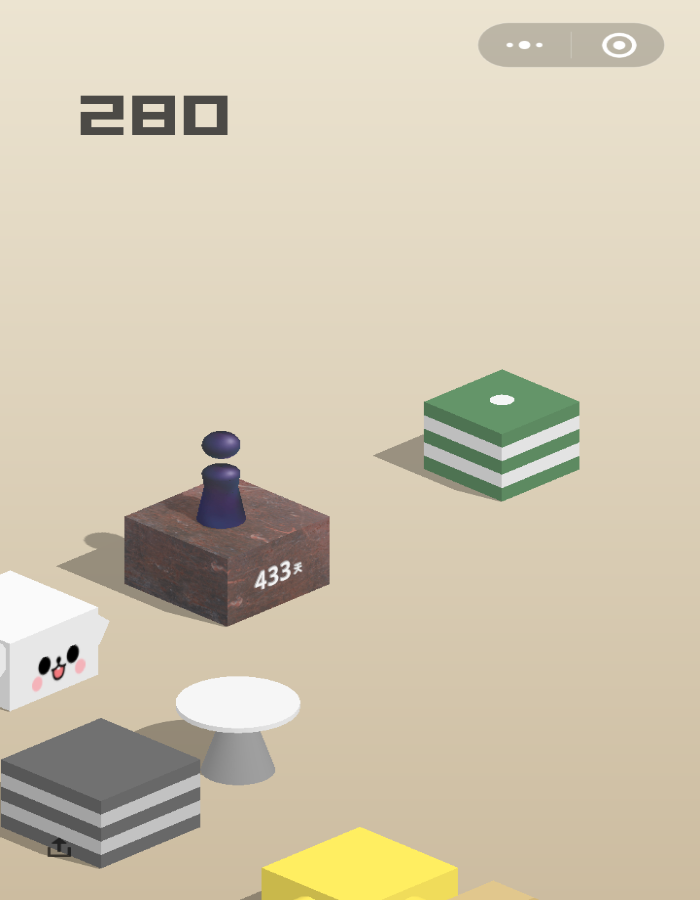
#> input picture test_data/57.png, 700 x 900 px, found by its file name
$ python canny.py   (older library calls are emulated)
#> lines starting #> are read from the running program, lines starting #| are printed output that depends on the picture; after the words box and inside, x2 and y2 are one past the last pixel; in counts of white or black regions, pixels touching at a corner belong together
import cv2 as cv
import numpy as np

img = cv.imread('57.png',1)
#> img is the input picture: shape (900, 700, 3); mean B, G, R 176.4, 198.9, 209

img1 = cv.Canny(img,50,100)
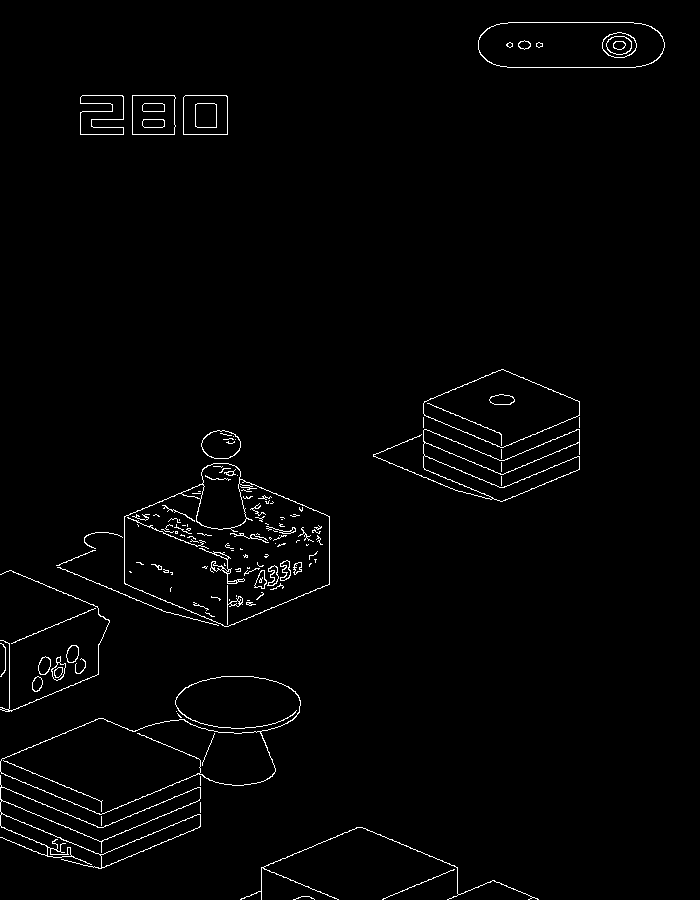
#> img1: shape (900, 700); 1.6% white in thin lines or dots

canvas  = np.copy(img)

img,contours,hed = cv.findContours(img1, cv.RETR_EXTERNAL, cv.CHAIN_APPROX_SIMPLE)
#> contours = 33 contours, 17 with area under 20; largest, box (x1, y1, x2, y2) and area: (124, 463, 330, 627) 23115, (0, 676, 301, 815) 15994, (478, 22, 665, 68) 7746, (423, 369, 580, 448) 7157, (373, 429, 580, 502) 4248; hed = 33 rows, first 6: [1, -1, -1, -1], [2, 0, -1, -1], [3, 1, -1, -1], [4, 2, -1, -1], [5, 3, -1, -1], [6, 4, -1, -1]

for c in contours:
    if cv.contourArea(c)>800:

        x,y,w,h = cv.boundingRect(c)
        if x<140:
            cv.rectangle(canvas,(x,y),(x+w,y+h),(255,255,0),5)
            cv.circle(canvas,(int(x+w/2),int(y+h/2)),5,(0,0,255),-1)
            cv.imshow('canvas',canvas)
#> this loop made 33 passes
#> (x, y, w, h) on passes 7, 10, 23, 25, 26, 29, 30, 31, 32, 33: (0, 775, 201, 94), (0, 676, 301, 139), (124, 463, 206, 164), (201, 430, 40, 29), (373, 429, 207, 73), (423, 369, 157, 79), (183, 95, 45, 40), (132, 95, 44, 40), (80, 95, 44, 40), (478, 22, 187, 46)
#> c on passes 4, 5, 6, 9, 22, 24: [[101, 816], [101, 825]], [[200, 802], [200, 812]], [[200, 776], [200, 785]], [[176, 711]], [[501, 476], [501, 485]], [[501, 449], [501, 458]]
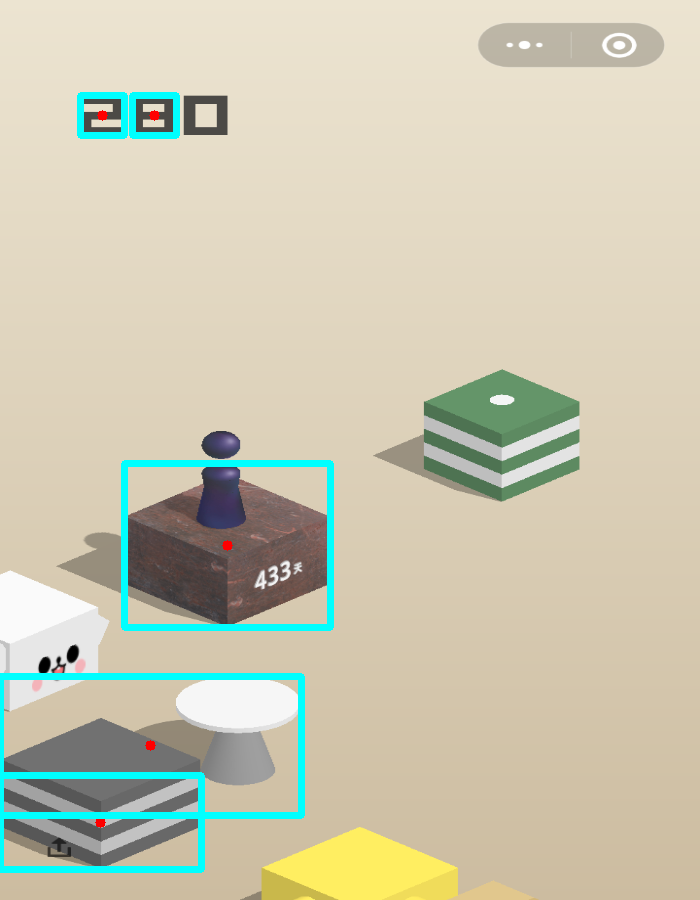
#> canvas: shape (900, 700, 3); 2.72% of pixels changed, all inside (x1, y1, x2, y2) = (0, 92, 334, 873)

cv.imshow('img1',img1)
#cv.imshow('img',img)
cv.waitKey(0)
cv.destroyAllWindows()

$ run again, with test_data/0.png copied over test_data/57.png
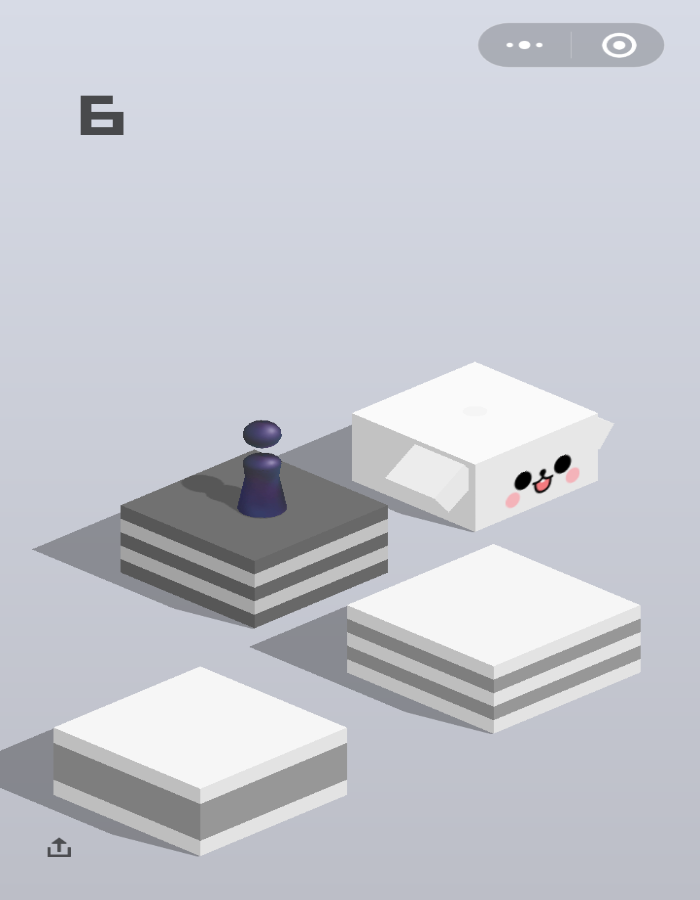
#> input picture test_data/0.png, 700 x 900 px, found by its file name
#> img is the input picture: shape (900, 700, 3); mean B, G, R 207.8, 199.9, 197.6
#> `img1 = cv.Canny(img,50,100)`:
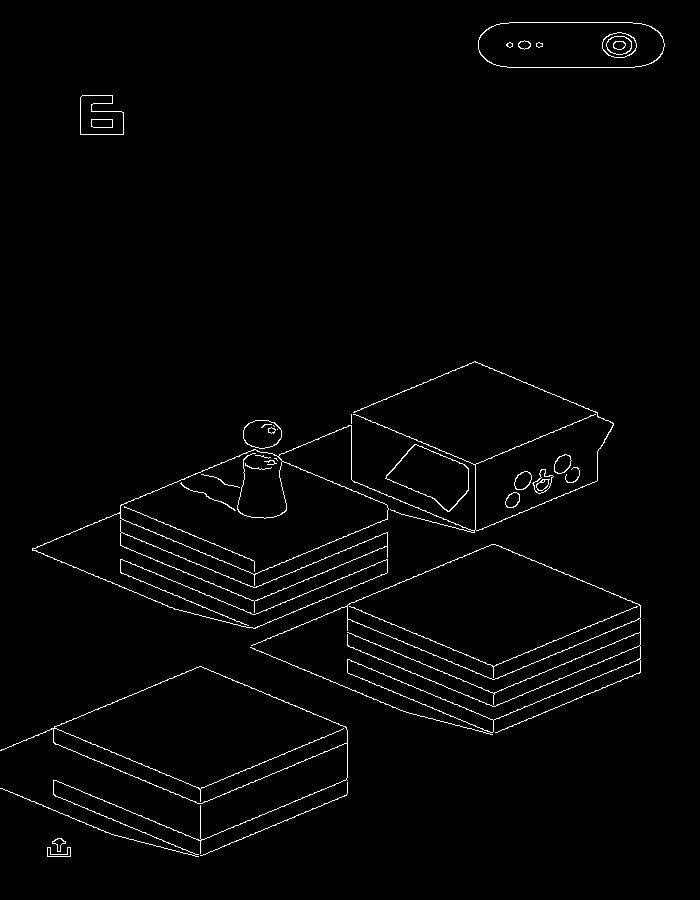
#> img1: shape (900, 700); 1.7% white in thin lines or dots, all inside (x1, y1, x2, y2) = (0, 22, 665, 857)
#> contours = 17 contours, 3 with area under 20; largest, box (x1, y1, x2, y2) and area: (250, 544, 641, 735) 24042, (0, 666, 348, 857) 22558, (32, 361, 614, 629) 18748, (478, 22, 665, 68) 7740, (120, 520, 388, 613) 3624; hed = 17 rows, first 6: [1, -1, -1, -1], [2, 0, -1, -1], [3, 1, -1, -1], [4, 2, -1, -1], [5, 3, -1, -1], [6, 4, -1, -1]
#> the loop `for c in contours:` made 17 passes
#> (x, y, w, h) on passes 4, 5, 6, 12, 13, 15, 16, 17: (0, 666, 348, 191), (250, 544, 391, 191), (120, 520, 268, 93), (385, 444, 84, 68), (243, 420, 39, 29), (32, 361, 582, 268), (80, 95, 44, 40), (478, 22, 187, 46)
#> after the loop `for c in contours:`:
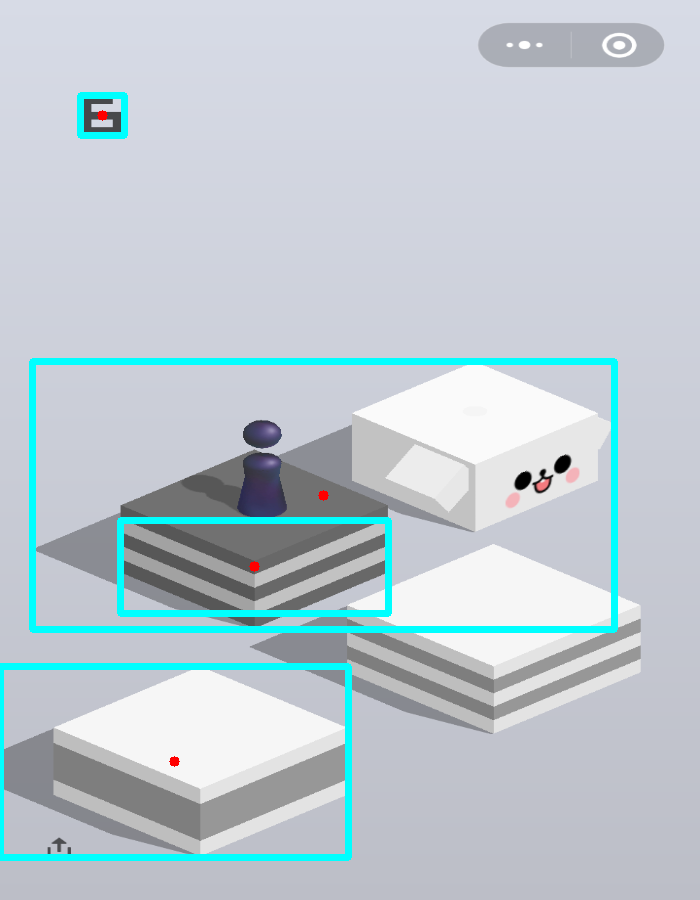
#> canvas: shape (900, 700, 3); 4.02% of pixels changed, all inside (x1, y1, x2, y2) = (0, 92, 618, 861)

$ run again, with test_data/10.png copied over test_data/57.png
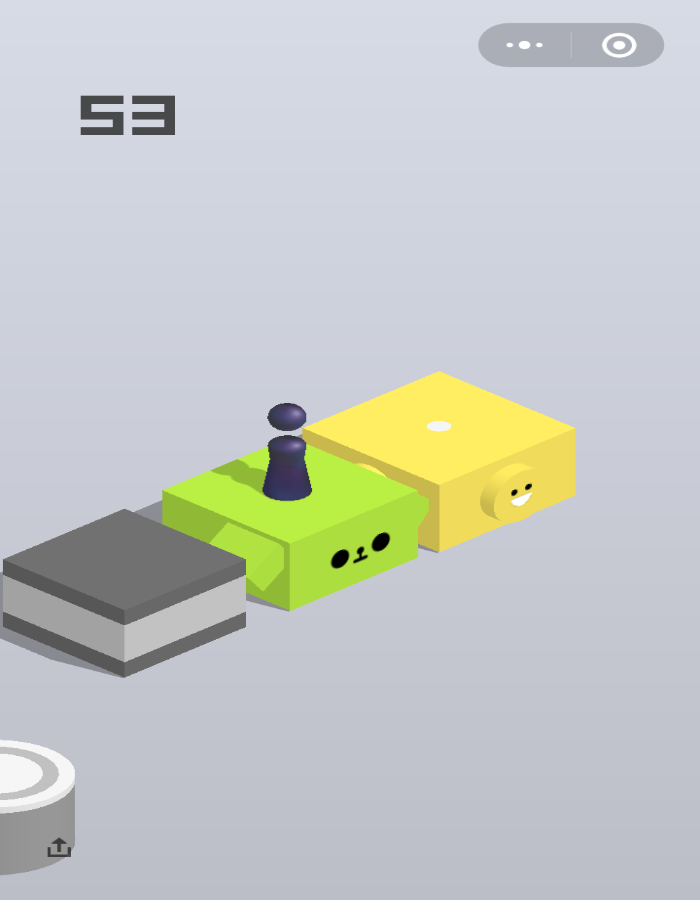
#> input picture test_data/10.png, 700 x 900 px, found by its file name
#> img is the input picture: shape (900, 700, 3); mean B, G, R 197.2, 200.8, 197
#> `img1 = cv.Canny(img,50,100)`:
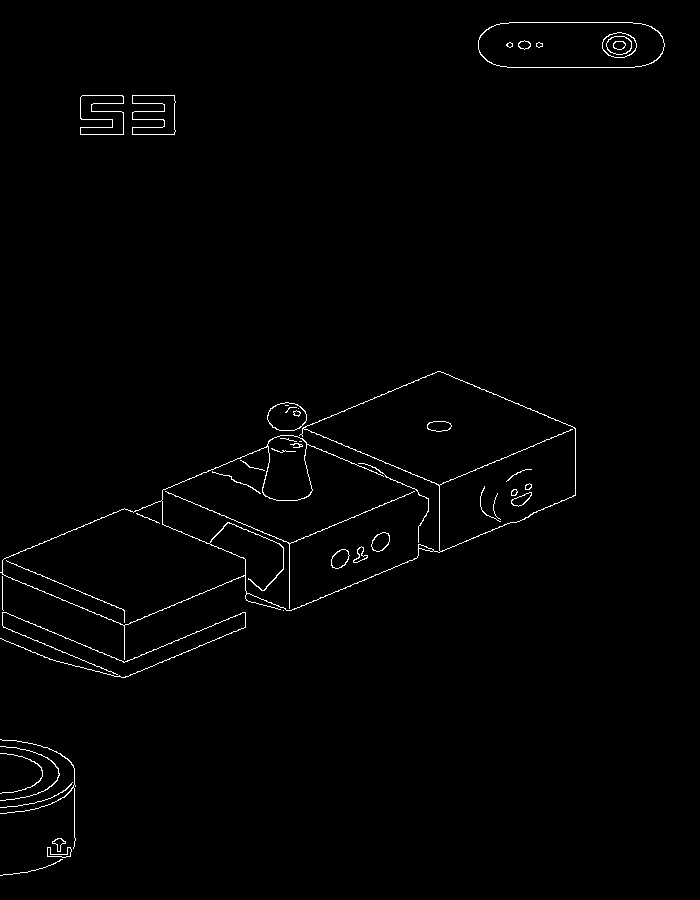
#> img1: shape (900, 700); 1.1% white in thin lines or dots
#> contours = 22 contours, 7 with area under 20; largest, box (x1, y1, x2, y2) and area: (0, 371, 576, 660) 43942, (478, 22, 665, 68) 7740, (80, 95, 124, 135) 1164, (132, 95, 176, 135) 1135, (267, 402, 307, 431) 864; hed = 22 rows, first 6: [1, -1, -1, -1], [2, 0, -1, -1], [3, 1, -1, -1], [4, 2, -1, -1], [5, 3, -1, -1], [6, 4, -1, -1]
#> the loop `for c in contours:` made 22 passes
#> (x, y, w, h) on passes 18 to 22: (267, 402, 40, 29), (0, 371, 576, 289), (132, 95, 44, 40), (80, 95, 44, 40), (478, 22, 187, 46)
#> after the loop `for c in contours:`:
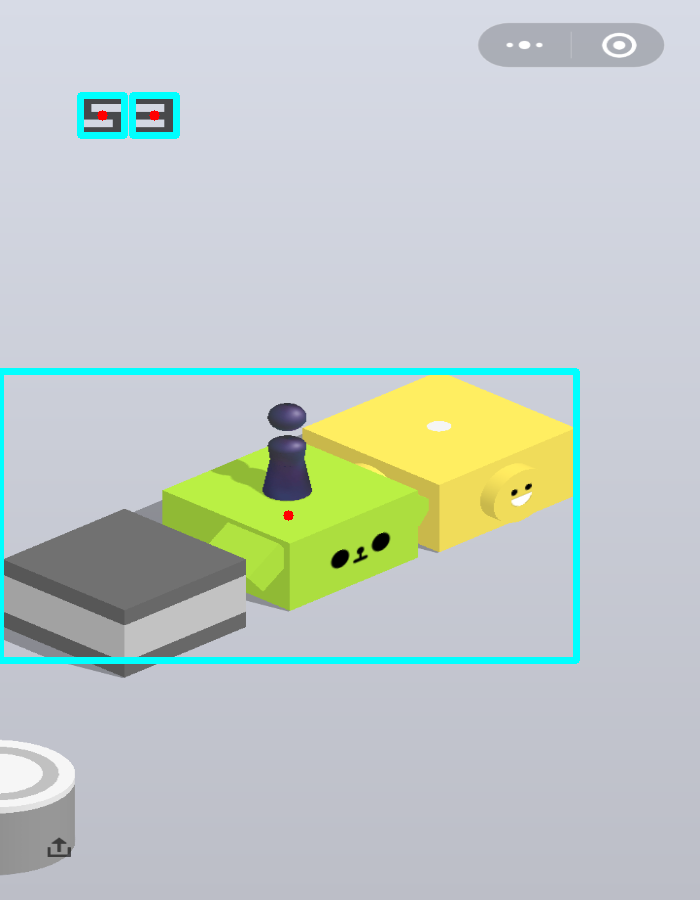
#> canvas: shape (900, 700, 3); 2.19% of pixels changed, all inside (x1, y1, x2, y2) = (0, 92, 580, 664)

$ run again, with test_data/100.png copied over test_data/57.png
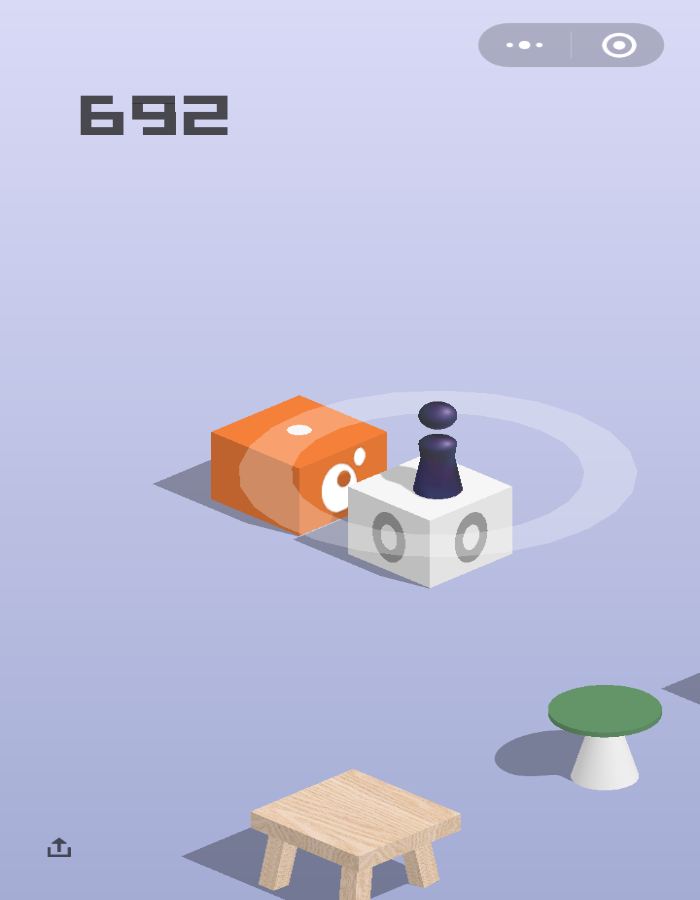
#> input picture test_data/100.png, 700 x 900 px, found by its file name
#> img is the input picture: shape (900, 700, 3); mean B, G, R 219.3, 191.5, 190.3
#> `img1 = cv.Canny(img,50,100)`:
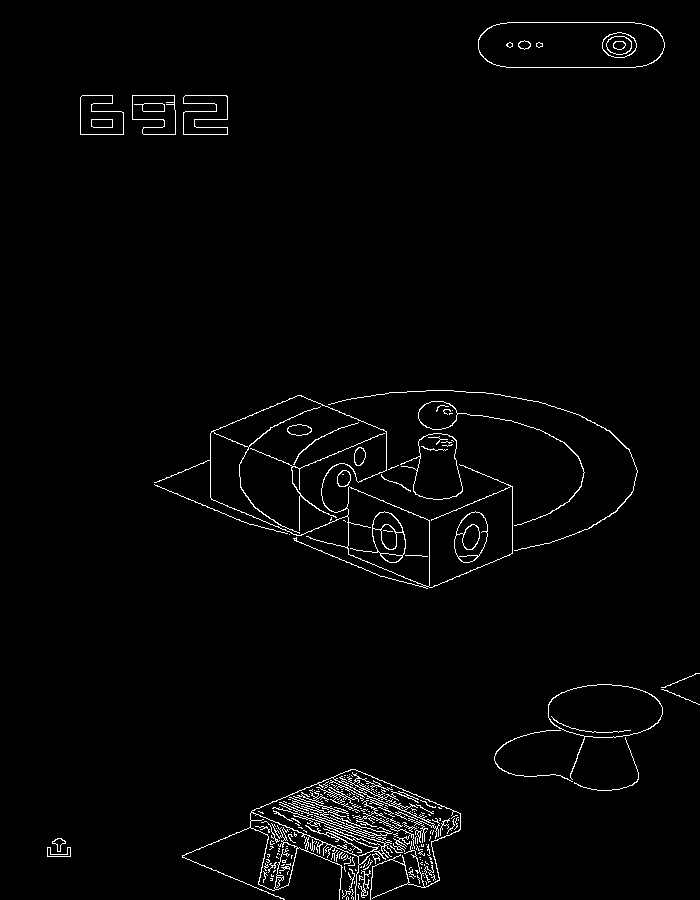
#> img1: shape (900, 700); 2% white in thin lines or dots
#> contours = 176 contours, 154 with area under 20; largest, box (x1, y1, x2, y2) and area: (154, 395, 513, 589) 21554, (478, 22, 665, 68) 7755, (548, 684, 663, 780) 4850, (182, 769, 461, 900) 3207, (400, 433, 463, 500) 2538; hed = 176 rows, first 6: [1, -1, -1, -1], [2, 0, -1, -1], [3, 1, -1, -1], [4, 2, -1, -1], [5, 3, -1, -1], [6, 4, -1, -1]
#> the loop `for c in contours:` made 176 passes
#> (x, y, w, h) on passes 156, 160, 164, 169, 170, 171, 173, 174: (182, 769, 279, 131), (548, 684, 115, 96), (454, 511, 34, 52), (400, 433, 63, 67), (418, 401, 167, 125), (154, 395, 359, 194), (183, 95, 45, 40), (132, 95, 44, 40)
#> after the loop `for c in contours:`:
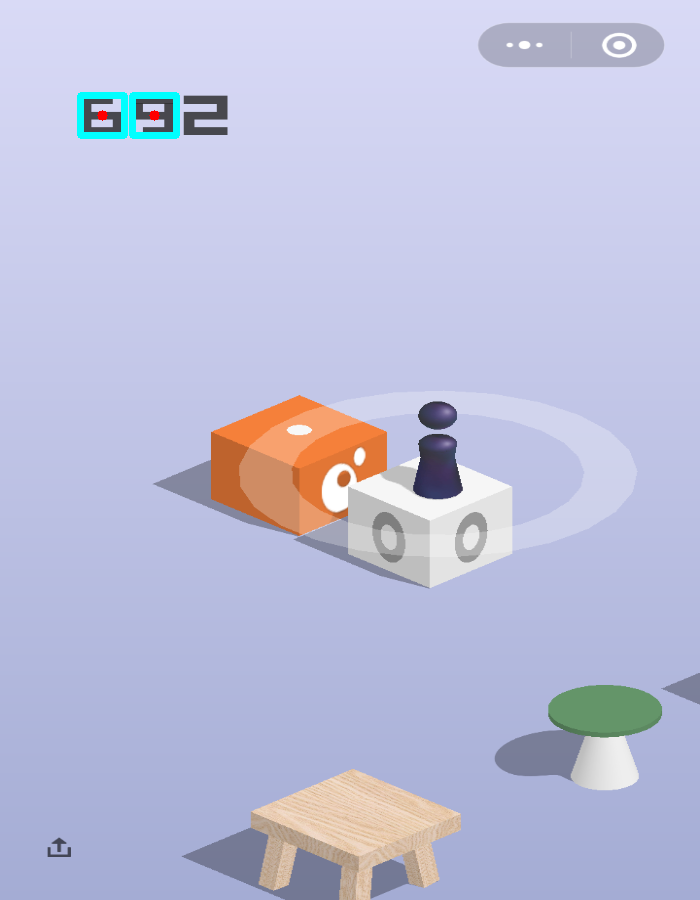
#> canvas: shape (900, 700, 3); 0.39% of pixels changed, all inside (x1, y1, x2, y2) = (77, 92, 180, 139)
